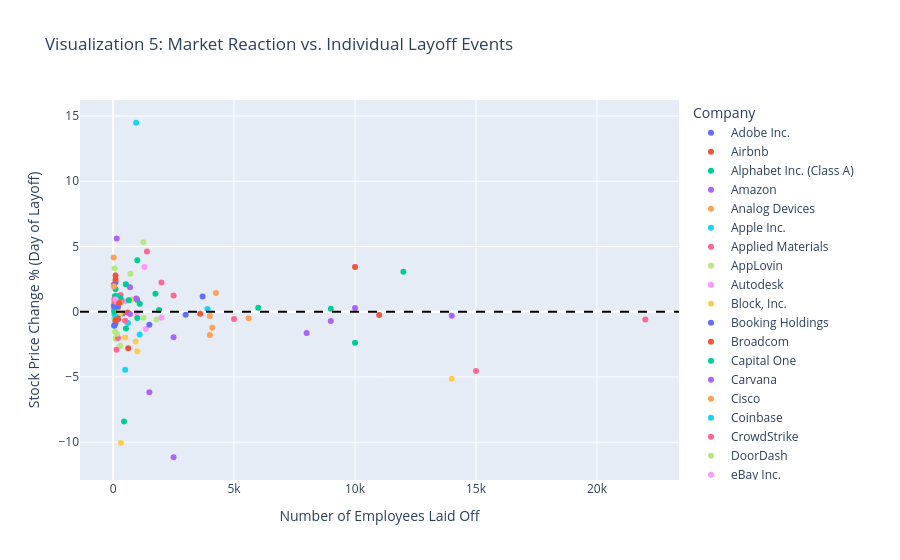

Write notebook code for a chart like this one.
### Markdown cell above
## Visualization 5: Correlation Between Layoff size and Stock Price reaction

### Code cell
# --- VISUALIZATION 5: Scatter Correlation (Layoffs + Stocks) ---
# Goal: Is there a correlation between layoff size and stock price reaction?
stock_viz = viz_df.dropna(subset=['Daily_Change_Pct'])

fig5 = px.scatter(stock_viz, 
                  x='total_laid_off', 
                  y='Daily_Change_Pct', 
                  color='Company',
                #   hover_data=['Company', 'Layoff_Date'],
                  title='Visualization 5: Market Reaction vs. Individual Layoff Events',
                  labels={
                    'Daily_Change_Pct': 'Stock Price Change % (Day of Layoff)',
                    'total_laid_off': 'Number of Employees Laid Off'},
                  hover_data={
                        # 'Layoff_Date': '|%Y-%m-%d',
                        'Company': True,
                        'total_laid_off': ':.2f',
                        'Daily_Change_Pct': ':.2f',
                        'Stock_Volume': ':.2f',
                        'Volume_vs_120D_PreLayoff_Pct': ':.2f'
                    }
)
fig5.add_hline(y=0, line_dash="dash", line_color="black")
fig5.show()

# Count how many companies had a negative stock price change on the layoff day vs positive change
negative_reactions = stock_viz[stock_viz['Daily_Change_Pct'] < 0]['Company'].count()
positive_reactions = stock_viz[stock_viz['Daily_Change_Pct'] >= 0]['Company'].count()

print(f"Number of company layoff events with negative stock price change on layoff day: {negative_reactions}")
print(f"Number of company layoff events with positive stock price change on layoff day: {positive_reactions}")

### Figure 1 — Plotly figure (JSON) as saved in the notebook; plotly's stock layout.template omitted (floating-point values rounded to 4 significant figures)
{"data": [{"customdata": [["Adobe Inc.", 2182444, -44.44]], "hovertemplate": "Company=%{customdata[0]}<br>Number of Employees Laid Off=%{x:.2f}<br>Stock Price Change % (Day of Layoff)=%{y:.2f}<br>Stock_Volume=%{customdata[1]:.2f}<br>Volume_vs_120D_PreLayoff_Pct=%{customdata[2]:.2f}<extra></extra>", "legendgroup": "Adobe Inc.", "marker": {"color": "#636efa", "symbol": "circle"}, "mode": "markers", "name": "Adobe Inc.", "orientation": "v", "showlegend": true, "type": "scatter", "x": [100.0], "xaxis": "x", "y": [-0.88], "yaxis": "y"}, {"customdata": [["Airbnb", 5499352, -13.73]], "hovertemplate": "Company=%{customdata[0]}<br>Number of Employees Laid Off=%{x:.2f}<br>Stock Price Change % (Day of Layoff)=%{y:.2f}<br>Stock_Volume=%{customdata[1]:.2f}<br>Volume_vs_120D_PreLayoff_Pct=%{customdata[2]:.2f}<extra></extra>", "legendgroup": "Airbnb", "marker": {"color": "#EF553B", "symbol": "circle"}, "mode": "markers", "name": "Airbnb", "orientation": "v", "showlegend": true, "type": "scatter", "x": [30.0], "xaxis": "x", "y": [2.07], "yaxis": "y"}, {"customdata": [["Alphabet Inc. (Class A)", 25483298, -29.52], ["Alphabet Inc. (Class A)", 31658234, -12.76], ["Alphabet Inc. (Class A)", 40524312, 3.477], ["Alphabet Inc. (Class A)", 37638876, 25.38], ["Alphabet Inc. (Class A)", 29799931, -4.154], ["Alphabet Inc. (Class A)", 33493151, 8.102], ["Alphabet Inc. (Class A)", 21320203, -23.92], ["Alphabet Inc. (Class A)", 23374998, -18.92], ["Alphabet Inc. (Class A)", 20749496, -33.63], ["Alphabet Inc. (Class A)", 63191078, 99.69]], "hovertemplate": "Company=%{customdata[0]}<br>Number of Employees Laid Off=%{x:.2f}<br>Stock Price Change % (Day of Layoff)=%{y:.2f}<br>Stock_Volume=%{customdata[1]:.2f}<br>Volume_vs_120D_PreLayoff_Pct=%{customdata[2]:.2f}<extra></extra>", "legendgroup": "Alphabet Inc. (Class A)", "marker": {"color": "#00cc96", "symbol": "circle"}, "mode": "markers", "name": "Alphabet Inc. (Class A)", "orientation": "v", "showlegend": true, "type": "scatter", "x": [50.0, 100.0, 75.0, 100.0, 57.0, 200.0, 1000.0, 40.0, 75.0, 12000.0], "xaxis": "x", "y": [0.2203, 1.724, -0.08986, 0.3724, 0.372, -0.2678, 0.9078, -1.065, 1.199, 3.07], "yaxis": "y"}, {"customdata": [["Amazon", 38266995, -10.68], ["Amazon", 38492128, -19.33], ["Amazon", 42505518, -16.6], ["Amazon", 37850245, -26.86], ["Amazon", 35680570, -35.2], ["Amazon", 61170883, -0.01515], ["Amazon", 62388911, -12.94], ["Amazon", 68885123, 6.218], ["Amazon", 87958828, 52.38], ["Amazon", 223133398, 283.3]], "hovertemplate": "Company=%{customdata[0]}<br>Number of Employees Laid Off=%{x:.2f}<br>Stock Price Change % (Day of Layoff)=%{y:.2f}<br>Stock_Volume=%{customdata[1]:.2f}<br>Volume_vs_120D_PreLayoff_Pct=%{customdata[2]:.2f}<extra></extra>", "legendgroup": "Amazon", "marker": {"color": "#ab63fa", "symbol": "circle"}, "mode": "markers", "name": "Amazon", "orientation": "v", "showlegend": true, "type": "scatter", "x": [14000.0, 100.0, 400.0, 30.0, 180.0, 80.0, 9000.0, 8000.0, 10000.0, 150.0], "xaxis": "x", "y": [-0.3031, -0.5675, -0.1417, 0.4778, 0.359, 0.194, -0.7113, -1.629, 0.2788, 5.623], "yaxis": "y"}, {"customdata": [["Analog Devices", 3701842, 10.78]], "hovertemplate": "Company=%{customdata[0]}<br>Number of Employees Laid Off=%{x:.2f}<br>Stock Price Change % (Day of Layoff)=%{y:.2f}<br>Stock_Volume=%{customdata[1]:.2f}<br>Volume_vs_120D_PreLayoff_Pct=%{customdata[2]:.2f}<extra></extra>", "legendgroup": "Analog Devices", "marker": {"color": "#FFA15A", "symbol": "circle"}, "mode": "markers", "name": "Analog Devices", "orientation": "v", "showlegend": true, "type": "scatter", "x": [111.0], "xaxis": "x", "y": [0.4493], "yaxis": "y"}, {"customdata": [["Apple Inc.", 35934559, -45.19], ["Apple Inc.", 53355055, -11.09]], "hovertemplate": "Company=%{customdata[0]}<br>Number of Employees Laid Off=%{x:.2f}<br>Stock Price Change % (Day of Layoff)=%{y:.2f}<br>Stock_Volume=%{customdata[1]:.2f}<br>Volume_vs_120D_PreLayoff_Pct=%{customdata[2]:.2f}<extra></extra>", "legendgroup": "Apple Inc.", "marker": {"color": "#19d3f3", "symbol": "circle"}, "mode": "markers", "name": "Apple Inc.", "orientation": "v", "showlegend": true, "type": "scatter", "x": [100.0, 614.0], "xaxis": "x", "y": [0.9005, -0.8632], "yaxis": "y"}, {"customdata": [["Applied Materials", 7001931, -11.78]], "hovertemplate": "Company=%{customdata[0]}<br>Number of Employees Laid Off=%{x:.2f}<br>Stock Price Change % (Day of Layoff)=%{y:.2f}<br>Stock_Volume=%{customdata[1]:.2f}<br>Volume_vs_120D_PreLayoff_Pct=%{customdata[2]:.2f}<extra></extra>", "legendgroup": "Applied Materials", "marker": {"color": "#FF6692", "symbol": "circle"}, "mode": "markers", "name": "Applied Materials", "orientation": "v", "showlegend": true, "type": "scatter", "x": [1400.0], "xaxis": "x", "y": [4.616], "yaxis": "y"}, {"customdata": [["AppLovin", 7300828, -12.25], ["AppLovin", 3825445, -28.73], ["AppLovin", 4750341, 17.71], ["AppLovin", 4586154, 11.92], ["AppLovin", 3160930, -24.16], ["AppLovin", 3521056, -12.93], ["AppLovin", 1732177, -34.7]], "hovertemplate": "Company=%{customdata[0]}<br>Number of Employees Laid Off=%{x:.2f}<br>Stock Price Change % (Day of Layoff)=%{y:.2f}<br>Stock_Volume=%{customdata[1]:.2f}<br>Volume_vs_120D_PreLayoff_Pct=%{customdata[2]:.2f}<extra></extra>", "legendgroup": "AppLovin", "marker": {"color": "#B6E880", "symbol": "circle"}, "mode": "markers", "name": "AppLovin", "orientation": "v", "showlegend": true, "type": "scatter", "x": [97.0, 89.0, 120.0, 58.0, 65.0, 61.0, 300.0], "xaxis": "x", "y": [-2.01, 0.008955, -2.083, -0.567, 3.339, -0.4999, -2.616], "yaxis": "y"}, {"customdata": [["Autodesk", 3083029, 112.2], ["Autodesk", 1827448, 20.59]], "hovertemplate": "Company=%{customdata[0]}<br>Number of Employees Laid Off=%{x:.2f}<br>Stock Price Change % (Day of Layoff)=%{y:.2f}<br>Stock_Volume=%{customdata[1]:.2f}<br>Volume_vs_120D_PreLayoff_Pct=%{customdata[2]:.2f}<extra></extra>", "legendgroup": "Autodesk", "marker": {"color": "#FF97FF", "symbol": "circle"}, "mode": "markers", "name": "Autodesk", "orientation": "v", "showlegend": true, "type": "scatter", "x": [1350.0, 250.0], "xaxis": "x", "y": [-1.328, 0.7905], "yaxis": "y"}, {"customdata": [["Block, Inc.", 7366119, -10.23], ["Block, Inc.", 13270642, 7.24]], "hovertemplate": "Company=%{customdata[0]}<br>Number of Employees Laid Off=%{x:.2f}<br>Stock Price Change % (Day of Layoff)=%{y:.2f}<br>Stock_Volume=%{customdata[1]:.2f}<br>Volume_vs_120D_PreLayoff_Pct=%{customdata[2]:.2f}<extra></extra>", "legendgroup": "Block, Inc.", "marker": {"color": "#FECB52", "symbol": "circle"}, "mode": "markers", "name": "Block, Inc.", "orientation": "v", "showlegend": true, "type": "scatter", "x": [931.0, 1000.0], "xaxis": "x", "y": [-2.286, -3.028], "yaxis": "y"}, {"customdata": [["Booking Holdings", 203182, -10.86]], "hovertemplate": "Company=%{customdata[0]}<br>Number of Employees Laid Off=%{x:.2f}<br>Stock Price Change % (Day of Layoff)=%{y:.2f}<br>Stock_Volume=%{customdata[1]:.2f}<br>Volume_vs_120D_PreLayoff_Pct=%{customdata[2]:.2f}<extra></extra>", "legendgroup": "Booking Holdings", "marker": {"color": "#636efa", "symbol": "circle"}, "mode": "markers", "name": "Booking Holdings", "orientation": "v", "showlegend": true, "type": "scatter", "x": [60.0], "xaxis": "x", "y": [0.83], "yaxis": "y"}, {"customdata": [["Broadcom", 20937936, -4.243]], "hovertemplate": "Company=%{customdata[0]}<br>Number of Employees Laid Off=%{x:.2f}<br>Stock Price Change % (Day of Layoff)=%{y:.2f}<br>Stock_Volume=%{customdata[1]:.2f}<br>Volume_vs_120D_PreLayoff_Pct=%{customdata[2]:.2f}<extra></extra>", "legendgroup": "Broadcom", "marker": {"color": "#EF553B", "symbol": "circle"}, "mode": "markers", "name": "Broadcom", "orientation": "v", "showlegend": true, "type": "scatter", "x": [247.0], "xaxis": "x", "y": [-0.08009], "yaxis": "y"}, {"customdata": [["Capital One", 5115561, 76.47]], "hovertemplate": "Company=%{customdata[0]}<br>Number of Employees Laid Off=%{x:.2f}<br>Stock Price Change % (Day of Layoff)=%{y:.2f}<br>Stock_Volume=%{customdata[1]:.2f}<br>Volume_vs_120D_PreLayoff_Pct=%{customdata[2]:.2f}<extra></extra>", "legendgroup": "Capital One", "marker": {"color": "#00cc96", "symbol": "circle"}, "mode": "markers", "name": "Capital One", "orientation": "v", "showlegend": true, "type": "scatter", "x": [1100.0], "xaxis": "x", "y": [0.6166], "yaxis": "y"}, {"customdata": [["Carvana", 22335371, 74.33], ["Carvana", 15723774, 200.6]], "hovertemplate": "Company=%{customdata[0]}<br>Number of Employees Laid Off=%{x:.2f}<br>Stock Price Change % (Day of Layoff)=%{y:.2f}<br>Stock_Volume=%{customdata[1]:.2f}<br>Volume_vs_120D_PreLayoff_Pct=%{customdata[2]:.2f}<extra></extra>", "legendgroup": "Carvana", "marker": {"color": "#ab63fa", "symbol": "circle"}, "mode": "markers", "name": "Carvana", "orientation": "v", "showlegend": true, "type": "scatter", "x": [1500.0, 2500.0], "xaxis": "x", "y": [-6.17, -11.15], "yaxis": "y"}, {"customdata": [["Cisco", 18746598, -6.103], ["Cisco", 21217648, 10.0], ["Cisco", 31176442, 60.17], ["Cisco", 24939624, 31.12]], "hovertemplate": "Company=%{customdata[0]}<br>Number of Employees Laid Off=%{x:.2f}<br>Stock Price Change % (Day of Layoff)=%{y:.2f}<br>Stock_Volume=%{customdata[1]:.2f}<br>Volume_vs_120D_PreLayoff_Pct=%{customdata[2]:.2f}<extra></extra>", "legendgroup": "Cisco", "marker": {"color": "#FFA15A", "symbol": "circle"}, "mode": "markers", "name": "Cisco", "orientation": "v", "showlegend": true, "type": "scatter", "x": [221.0, 5600.0, 4250.0, 4100.0], "xaxis": "x", "y": [0.0, -0.5033, 1.432, -1.224], "yaxis": "y"}, {"customdata": [["Coinbase", 24496650, 111.0], ["Coinbase", 30695388, 136.8], ["Coinbase", 17430264, 96.41]], "hovertemplate": "Company=%{customdata[0]}<br>Number of Employees Laid Off=%{x:.2f}<br>Stock Price Change % (Day of Layoff)=%{y:.2f}<br>Stock_Volume=%{customdata[1]:.2f}<br>Volume_vs_120D_PreLayoff_Pct=%{customdata[2]:.2f}<extra></extra>", "legendgroup": "Coinbase", "marker": {"color": "#19d3f3", "symbol": "circle"}, "mode": "markers", "name": "Coinbase", "orientation": "v", "showlegend": true, "type": "scatter", "x": [950.0, 60.0, 1100.0], "xaxis": "x", "y": [14.49, -0.2351, -1.752], "yaxis": "y"}, {"customdata": [["CrowdStrike", 6679452, 62.54]], "hovertemplate": "Company=%{customdata[0]}<br>Number of Employees Laid Off=%{x:.2f}<br>Stock Price Change % (Day of Layoff)=%{y:.2f}<br>Stock_Volume=%{customdata[1]:.2f}<br>Volume_vs_120D_PreLayoff_Pct=%{customdata[2]:.2f}<extra></extra>", "legendgroup": "CrowdStrike", "marker": {"color": "#FF6692", "symbol": "circle"}, "mode": "markers", "name": "CrowdStrike", "orientation": "v", "showlegend": true, "type": "scatter", "x": [500.0], "xaxis": "x", "y": [-0.6817], "yaxis": "y"}, {"customdata": [["DoorDash", 7911218, 29.98]], "hovertemplate": "Company=%{customdata[0]}<br>Number of Employees Laid Off=%{x:.2f}<br>Stock Price Change % (Day of Layoff)=%{y:.2f}<br>Stock_Volume=%{customdata[1]:.2f}<br>Volume_vs_120D_PreLayoff_Pct=%{customdata[2]:.2f}<extra></extra>", "legendgroup": "DoorDash", "marker": {"color": "#B6E880", "symbol": "circle"}, "mode": "markers", "name": "DoorDash", "orientation": "v", "showlegend": true, "type": "scatter", "x": [1250.0], "xaxis": "x", "y": [5.335], "yaxis": "y"}, {"customdata": [["eBay Inc.", 5059636, -19.0], ["eBay Inc.", 3538095, -35.43]], "hovertemplate": "Company=%{customdata[0]}<br>Number of Employees Laid Off=%{x:.2f}<br>Stock Price Change % (Day of Layoff)=%{y:.2f}<br>Stock_Volume=%{customdata[1]:.2f}<br>Volume_vs_120D_PreLayoff_Pct=%{customdata[2]:.2f}<extra></extra>", "legendgroup": "eBay Inc.", "marker": {"color": "#FF97FF", "symbol": "circle"}, "mode": "markers", "name": "eBay Inc.", "orientation": "v", "showlegend": true, "type": "scatter", "x": [1000.0, 500.0], "xaxis": "x", "y": [-0.0965, 0.8037], "yaxis": "y"}, {"customdata": [["Electronic Arts", 2233528, -43.22], ["Electronic Arts", 1584771, -15.81], ["Electronic Arts", 1522847, -35.29], ["Electronic Arts", 2900520, 25.62]], "hovertemplate": "Company=%{customdata[0]}<br>Number of Employees Laid Off=%{x:.2f}<br>Stock Price Change % (Day of Layoff)=%{y:.2f}<br>Stock_Volume=%{customdata[1]:.2f}<br>Volume_vs_120D_PreLayoff_Pct=%{customdata[2]:.2f}<extra></extra>", "legendgroup": "Electronic Arts", "marker": {"color": "#FECB52", "symbol": "circle"}, "mode": "markers", "name": "Electronic Arts", "orientation": "v", "showlegend": true, "type": "scatter", "x": [300.0, 670.0, 780.0, 200.0], "xaxis": "x", "y": [-0.1027, 0.9077, 0.94, 0.2349], "yaxis": "y"}, {"customdata": [["Expedia Group", 2682442, -6.386], ["Expedia Group", 1385719, -41.7]], "hovertemplate": "Company=%{customdata[0]}<br>Number of Employees Laid Off=%{x:.2f}<br>Stock Price Change % (Day of Layoff)=%{y:.2f}<br>Stock_Volume=%{customdata[1]:.2f}<br>Volume_vs_120D_PreLayoff_Pct=%{customdata[2]:.2f}<extra></extra>", "legendgroup": "Expedia Group", "marker": {"color": "#636efa", "symbol": "circle"}, "mode": "markers", "name": "Expedia Group", "orientation": "v", "showlegend": true, "type": "scatter", "x": [1500.0, 100.0], "xaxis": "x", "y": [-0.9905, 2.256], "yaxis": "y"}, {"customdata": [["F5, Inc.", 492472, -2.088], ["F5, Inc.", 3007580, 447.0], ["F5, Inc.", 553822, 14.09], ["F5, Inc.", 1677121, 239.7], ["F5, Inc.", 545551, 5.152]], "hovertemplate": "Company=%{customdata[0]}<br>Number of Employees Laid Off=%{x:.2f}<br>Stock Price Change % (Day of Layoff)=%{y:.2f}<br>Stock_Volume=%{customdata[1]:.2f}<br>Volume_vs_120D_PreLayoff_Pct=%{customdata[2]:.2f}<extra></extra>", "legendgroup": "F5, Inc.", "marker": {"color": "#EF553B", "symbol": "circle"}, "mode": "markers", "name": "F5, Inc.", "orientation": "v", "showlegend": true, "type": "scatter", "x": [106.0, 100.0, 120.0, 623.0, 100.0], "xaxis": "x", "y": [-0.6223, -0.7024, 0.6007, -2.808, 2.464], "yaxis": "y"}, {"customdata": [["GoDaddy", 535775, -38.83], ["GoDaddy", 3385403, 73.41]], "hovertemplate": "Company=%{customdata[0]}<br>Number of Employees Laid Off=%{x:.2f}<br>Stock Price Change % (Day of Layoff)=%{y:.2f}<br>Stock_Volume=%{customdata[1]:.2f}<br>Volume_vs_120D_PreLayoff_Pct=%{customdata[2]:.2f}<extra></extra>", "legendgroup": "GoDaddy", "marker": {"color": "#00cc96", "symbol": "circle"}, "mode": "markers", "name": "GoDaddy", "orientation": "v", "showlegend": true, "type": "scatter", "x": [530.0, 451.0], "xaxis": "x", "y": [-1.286, -8.42], "yaxis": "y"}, {"customdata": [["Hewlett Packard Enterprise", 27382456, 11.87], ["Hewlett Packard Enterprise", 25150007, 79.01]], "hovertemplate": "Company=%{customdata[0]}<br>Number of Employees Laid Off=%{x:.2f}<br>Stock Price Change % (Day of Layoff)=%{y:.2f}<br>Stock_Volume=%{customdata[1]:.2f}<br>Volume_vs_120D_PreLayoff_Pct=%{customdata[2]:.2f}<extra></extra>", "legendgroup": "Hewlett Packard Enterprise", "marker": {"color": "#ab63fa", "symbol": "circle"}, "mode": "markers", "name": "Hewlett Packard Enterprise", "orientation": "v", "showlegend": true, "type": "scatter", "x": [52.0, 2500.0], "xaxis": "x", "y": [0.4661, -1.965], "yaxis": "y"}, {"customdata": [["HP Inc.", 22657486, 118.1], ["HP Inc.", 23233205, 236.6]], "hovertemplate": "Company=%{customdata[0]}<br>Number of Employees Laid Off=%{x:.2f}<br>Stock Price Change % (Day of Layoff)=%{y:.2f}<br>Stock_Volume=%{customdata[1]:.2f}<br>Volume_vs_120D_PreLayoff_Pct=%{customdata[2]:.2f}<extra></extra>", "legendgroup": "HP Inc.", "marker": {"color": "#FFA15A", "symbol": "circle"}, "mode": "markers", "name": "HP Inc.", "orientation": "v", "showlegend": true, "type": "scatter", "x": [4000.0, 4000.0], "xaxis": "x", "y": [-0.3279, -1.782], "yaxis": "y"}, {"customdata": [["IBM", 7347453, 64.93]], "hovertemplate": "Company=%{customdata[0]}<br>Number of Employees Laid Off=%{x:.2f}<br>Stock Price Change % (Day of Layoff)=%{y:.2f}<br>Stock_Volume=%{customdata[1]:.2f}<br>Volume_vs_120D_PreLayoff_Pct=%{customdata[2]:.2f}<extra></extra>", "legendgroup": "IBM", "marker": {"color": "#19d3f3", "symbol": "circle"}, "mode": "markers", "name": "IBM", "orientation": "v", "showlegend": true, "type": "scatter", "x": [3900.0], "xaxis": "x", "y": [0.2064], "yaxis": "y"}, {"customdata": [["Intel", 49367905, -47.05], ["Intel", 97188101, -7.051], ["Intel", 54098200, -21.45], ["Intel", 107672516, 119.2], ["Intel", 77865990, 74.78], ["Intel", 28320463, -25.93], ["Intel", 39906739, -7.62], ["Intel", 55145771, 39.99], ["Intel", 27701186, -31.63]], "hovertemplate": "Company=%{customdata[0]}<br>Number of Employees Laid Off=%{x:.2f}<br>Stock Price Change % (Day of Layoff)=%{y:.2f}<br>Stock_Volume=%{customdata[1]:.2f}<br>Volume_vs_120D_PreLayoff_Pct=%{customdata[2]:.2f}<extra></extra>", "legendgroup": "Intel", "marker": {"color": "#FF6692", "symbol": "circle"}, "mode": "markers", "name": "Intel", "orientation": "v", "showlegend": true, "type": "scatter", "x": [5000.0, 22000.0, 58.0, 15000.0, 62.0, 311.0, 140.0, 343.0, 201.0], "xaxis": "x", "y": [-0.5518, -0.6034, 0.9948, -4.535, 0.7359, 1.291, -2.92, 0.8479, -2.021], "yaxis": "y"}, {"customdata": [["Intuit", 1962616, 38.03], ["Intuit", 1179216, -25.99]], "hovertemplate": "Company=%{customdata[0]}<br>Number of Employees Laid Off=%{x:.2f}<br>Stock Price Change % (Day of Layoff)=%{y:.2f}<br>Stock_Volume=%{customdata[1]:.2f}<br>Volume_vs_120D_PreLayoff_Pct=%{customdata[2]:.2f}<extra></extra>", "legendgroup": "Intuit", "marker": {"color": "#B6E880", "symbol": "circle"}, "mode": "markers", "name": "Intuit", "orientation": "v", "showlegend": true, "type": "scatter", "x": [1800.0, 715.0], "xaxis": "x", "y": [-0.6047, 2.911], "yaxis": "y"}, {"customdata": [["Lam Research", 1769701, -5.44]], "hovertemplate": "Company=%{customdata[0]}<br>Number of Employees Laid Off=%{x:.2f}<br>Stock Price Change % (Day of Layoff)=%{y:.2f}<br>Stock_Volume=%{customdata[1]:.2f}<br>Volume_vs_120D_PreLayoff_Pct=%{customdata[2]:.2f}<extra></extra>", "legendgroup": "Lam Research", "marker": {"color": "#FF97FF", "symbol": "circle"}, "mode": "markers", "name": "Lam Research", "orientation": "v", "showlegend": true, "type": "scatter", "x": [1300.0], "xaxis": "x", "y": [3.433], "yaxis": "y"}, {"customdata": [["Match Group", 13935432, 180.6]], "hovertemplate": "Company=%{customdata[0]}<br>Number of Employees Laid Off=%{x:.2f}<br>Stock Price Change % (Day of Layoff)=%{y:.2f}<br>Stock_Volume=%{customdata[1]:.2f}<br>Volume_vs_120D_PreLayoff_Pct=%{customdata[2]:.2f}<extra></extra>", "legendgroup": "Match Group", "marker": {"color": "#FECB52", "symbol": "circle"}, "mode": "markers", "name": "Match Group", "orientation": "v", "showlegend": true, "type": "scatter", "x": [325.0], "xaxis": "x", "y": [-10.05], "yaxis": "y"}, {"customdata": [["Medtronic", 5562825, -21.99], ["Medtronic", 4298383, -34.85]], "hovertemplate": "Company=%{customdata[0]}<br>Number of Employees Laid Off=%{x:.2f}<br>Stock Price Change % (Day of Layoff)=%{y:.2f}<br>Stock_Volume=%{customdata[1]:.2f}<br>Volume_vs_120D_PreLayoff_Pct=%{customdata[2]:.2f}<extra></extra>", "legendgroup": "Medtronic", "marker": {"color": "#636efa", "symbol": "circle"}, "mode": "markers", "name": "Medtronic", "orientation": "v", "showlegend": true, "type": "scatter", "x": [60.0, 59.0], "xaxis": "x", "y": [0.4214, -1.053], "yaxis": "y"}, {"customdata": [["Meta Platforms", 8734491, -26.87], ["Meta Platforms", 13910011, -20.47], ["Meta Platforms", 12904317, -2.398], ["Meta Platforms", 41642627, 29.51], ["Meta Platforms", 107677284, 202.4]], "hovertemplate": "Company=%{customdata[0]}<br>Number of Employees Laid Off=%{x:.2f}<br>Stock Price Change % (Day of Layoff)=%{y:.2f}<br>Stock_Volume=%{customdata[1]:.2f}<br>Volume_vs_120D_PreLayoff_Pct=%{customdata[2]:.2f}<extra></extra>", "legendgroup": "Meta Platforms", "marker": {"color": "#EF553B", "symbol": "circle"}, "mode": "markers", "name": "Meta Platforms", "orientation": "v", "showlegend": true, "type": "scatter", "x": [600.0, 100.0, 3600.0, 10000.0, 11000.0], "xaxis": "x", "y": [-0.05723, 2.78, -0.1614, 3.433, -0.2458], "yaxis": "y"}, {"customdata": [["Microsoft", 16771015, -17.14], ["Microsoft", 16319641, -33.39], ["Microsoft", 16626495, -32.53], ["Microsoft", 23618819, -5.622], ["Microsoft", 17418759, -11.49], ["Microsoft", 17484675, -12.39], ["Microsoft", 21021155, -16.91], ["Microsoft", 64872705, 130.5], ["Microsoft", 30078044, -2.685], ["Microsoft", 30028692, -0.7248]], "hovertemplate": "Company=%{customdata[0]}<br>Number of Employees Laid Off=%{x:.2f}<br>Stock Price Change % (Day of Layoff)=%{y:.2f}<br>Stock_Volume=%{customdata[1]:.2f}<br>Volume_vs_120D_PreLayoff_Pct=%{customdata[2]:.2f}<extra></extra>", "legendgroup": "Microsoft", "marker": {"color": "#00cc96", "symbol": "circle"}, "mode": "markers", "name": "Microsoft", "orientation": "v", "showlegend": true, "type": "scatter", "x": [42.0, 9000.0, 305.0, 6000.0, 650.0, 1000.0, 1900.0, 1000.0, 158.0, 10000.0], "xaxis": "x", "y": [0.01907, 0.2245, 1.057, 0.3037, 0.8717, -0.4825, 0.136, 3.95, 1.196, -2.382], "yaxis": "y"}, {"customdata": [["NetApp", 2861652, 33.03], ["NetApp", 4312978, 149.6]], "hovertemplate": "Company=%{customdata[0]}<br>Number of Employees Laid Off=%{x:.2f}<br>Stock Price Change % (Day of Layoff)=%{y:.2f}<br>Stock_Volume=%{customdata[1]:.2f}<br>Volume_vs_120D_PreLayoff_Pct=%{customdata[2]:.2f}<extra></extra>", "legendgroup": "NetApp", "marker": {"color": "#ab63fa", "symbol": "circle"}, "mode": "markers", "name": "NetApp", "orientation": "v", "showlegend": true, "type": "scatter", "x": [700.0, 960.0], "xaxis": "x", "y": [1.873, 1.007], "yaxis": "y"}, {"customdata": [["Netflix", 8230340, -13.25], ["Netflix", 9538226, 6.962], ["Netflix", 9876685, -5.653], ["Netflix", 21363162, 131.6]], "hovertemplate": "Company=%{customdata[0]}<br>Number of Employees Laid Off=%{x:.2f}<br>Stock Price Change % (Day of Layoff)=%{y:.2f}<br>Stock_Volume=%{customdata[1]:.2f}<br>Volume_vs_120D_PreLayoff_Pct=%{customdata[2]:.2f}<extra></extra>", "legendgroup": "Netflix", "marker": {"color": "#FFA15A", "symbol": "circle"}, "mode": "markers", "name": "Netflix", "orientation": "v", "showlegend": true, "type": "scatter", "x": [30.0, 300.0, 150.0, 25.0], "xaxis": "x", "y": [1.956, 0.6704, 0.7348, 4.155], "yaxis": "y"}, {"customdata": [["Paycom", 1588526, 150.7]], "hovertemplate": "Company=%{customdata[0]}<br>Number of Employees Laid Off=%{x:.2f}<br>Stock Price Change % (Day of Layoff)=%{y:.2f}<br>Stock_Volume=%{customdata[1]:.2f}<br>Volume_vs_120D_PreLayoff_Pct=%{customdata[2]:.2f}<extra></extra>", "legendgroup": "Paycom", "marker": {"color": "#19d3f3", "symbol": "circle"}, "mode": "markers", "name": "Paycom", "orientation": "v", "showlegend": true, "type": "scatter", "x": [500.0], "xaxis": "x", "y": [-4.446], "yaxis": "y"}, {"customdata": [["PayPal", 18786106, 13.24], ["PayPal", 15730265, 6.84], ["PayPal", 12309245, -45.82]], "hovertemplate": "Company=%{customdata[0]}<br>Number of Employees Laid Off=%{x:.2f}<br>Stock Price Change % (Day of Layoff)=%{y:.2f}<br>Stock_Volume=%{customdata[1]:.2f}<br>Volume_vs_120D_PreLayoff_Pct=%{customdata[2]:.2f}<extra></extra>", "legendgroup": "PayPal", "marker": {"color": "#FF6692", "symbol": "circle"}, "mode": "markers", "name": "PayPal", "orientation": "v", "showlegend": true, "type": "scatter", "x": [2500.0, 2000.0, 83.0], "xaxis": "x", "y": [1.24, 2.246, 0.9199], "yaxis": "y"}, {"customdata": [["Qualcomm", 5371724, -33.63], ["Qualcomm", 12905731, 68.08], ["Qualcomm", 12052941, 48.56]], "hovertemplate": "Company=%{customdata[0]}<br>Number of Employees Laid Off=%{x:.2f}<br>Stock Price Change % (Day of Layoff)=%{y:.2f}<br>Stock_Volume=%{customdata[1]:.2f}<br>Volume_vs_120D_PreLayoff_Pct=%{customdata[2]:.2f}<extra></extra>", "legendgroup": "Qualcomm", "marker": {"color": "#B6E880", "symbol": "circle"}, "mode": "markers", "name": "Qualcomm", "orientation": "v", "showlegend": true, "type": "scatter", "x": [1258.0, 84.0, 153.0], "xaxis": "x", "y": [-0.4688, -1.533, -1.679], "yaxis": "y"}, {"customdata": [["Synopsys", 1705087, -36.19], ["Synopsys", 489782, -47.8]], "hovertemplate": "Company=%{customdata[0]}<br>Number of Employees Laid Off=%{x:.2f}<br>Stock Price Change % (Day of Layoff)=%{y:.2f}<br>Stock_Volume=%{customdata[1]:.2f}<br>Volume_vs_120D_PreLayoff_Pct=%{customdata[2]:.2f}<extra></extra>", "legendgroup": "Synopsys", "marker": {"color": "#FF97FF", "symbol": "circle"}, "mode": "markers", "name": "Synopsys", "orientation": "v", "showlegend": true, "type": "scatter", "x": [2000.0, 100.0], "xaxis": "x", "y": [-0.4518, 0.9465], "yaxis": "y"}, {"customdata": [["Tesla, Inc.", 127031787, 23.54], ["Tesla, Inc.", 100245310, -2.922]], "hovertemplate": "Company=%{customdata[0]}<br>Number of Employees Laid Off=%{x:.2f}<br>Stock Price Change % (Day of Layoff)=%{y:.2f}<br>Stock_Volume=%{customdata[1]:.2f}<br>Volume_vs_120D_PreLayoff_Pct=%{customdata[2]:.2f}<extra></extra>", "legendgroup": "Tesla, Inc.", "marker": {"color": "#FECB52", "symbol": "circle"}, "mode": "markers", "name": "Tesla, Inc.", "orientation": "v", "showlegend": true, "type": "scatter", "x": [500.0, 14000.0], "xaxis": "x", "y": [-1.979, -5.146], "yaxis": "y"}, {"customdata": [["Uber", 21916497, -4.2], ["Uber", 47534517, 15.5], ["Uber", 30817967, -25.12]], "hovertemplate": "Company=%{customdata[0]}<br>Number of Employees Laid Off=%{x:.2f}<br>Stock Price Change % (Day of Layoff)=%{y:.2f}<br>Stock_Volume=%{customdata[1]:.2f}<br>Volume_vs_120D_PreLayoff_Pct=%{customdata[2]:.2f}<extra></extra>", "legendgroup": "Uber", "marker": {"color": "#636efa", "symbol": "circle"}, "mode": "markers", "name": "Uber", "orientation": "v", "showlegend": true, "type": "scatter", "x": [200.0, 3000.0, 3700.0], "xaxis": "x", "y": [0.3765, -0.2374, 1.164], "yaxis": "y"}, {"customdata": [["Western Digital", 4271408, 10.38], ["Western Digital", 2804045, -36.6]], "hovertemplate": "Company=%{customdata[0]}<br>Number of Employees Laid Off=%{x:.2f}<br>Stock Price Change % (Day of Layoff)=%{y:.2f}<br>Stock_Volume=%{customdata[1]:.2f}<br>Volume_vs_120D_PreLayoff_Pct=%{customdata[2]:.2f}<extra></extra>", "legendgroup": "Western Digital", "marker": {"color": "#EF553B", "symbol": "circle"}, "mode": "markers", "name": "Western Digital", "orientation": "v", "showlegend": true, "type": "scatter", "x": [211.0, 251.0], "xaxis": "x", "y": [-0.5636, 0.6669], "yaxis": "y"}, {"customdata": [["Workday, Inc.", 5246669, 73.83], ["Workday, Inc.", 1971513, -10.35]], "hovertemplate": "Company=%{customdata[0]}<br>Number of Employees Laid Off=%{x:.2f}<br>Stock Price Change % (Day of Layoff)=%{y:.2f}<br>Stock_Volume=%{customdata[1]:.2f}<br>Volume_vs_120D_PreLayoff_Pct=%{customdata[2]:.2f}<extra></extra>", "legendgroup": "Workday, Inc.", "marker": {"color": "#00cc96", "symbol": "circle"}, "mode": "markers", "name": "Workday, Inc.", "orientation": "v", "showlegend": true, "type": "scatter", "x": [1750.0, 525.0], "xaxis": "x", "y": [1.369, 2.099], "yaxis": "y"}, {"customdata": [["Zebra Technologies", 211072, -52.06]], "hovertemplate": "Company=%{customdata[0]}<br>Number of Employees Laid Off=%{x:.2f}<br>Stock Price Change % (Day of Layoff)=%{y:.2f}<br>Stock_Volume=%{customdata[1]:.2f}<br>Volume_vs_120D_PreLayoff_Pct=%{customdata[2]:.2f}<extra></extra>", "legendgroup": "Zebra Technologies", "marker": {"color": "#ab63fa", "symbol": "circle"}, "mode": "markers", "name": "Zebra Technologies", "orientation": "v", "showlegend": true, "type": "scatter", "x": [700.0], "xaxis": "x", "y": [-0.1738], "yaxis": "y"}], "layout": {"legend": {"title": {"text": "Company"}, "tracegroupgap": 0}, "shapes": [{"line": {"color": "black", "dash": "dash"}, "type": "line", "x0": 0, "x1": 1, "xref": "x domain", "y0": 0, "y1": 0, "yref": "y"}], "title": {"text": "Visualization 5: Market Reaction vs. Individual Layoff Events"}, "xaxis": {"anchor": "y", "domain": [0, 1], "title": {"text": "Number of Employees Laid Off"}}, "yaxis": {"anchor": "x", "domain": [0, 1], "title": {"text": "Stock Price Change % (Day of Layoff)"}}}}
